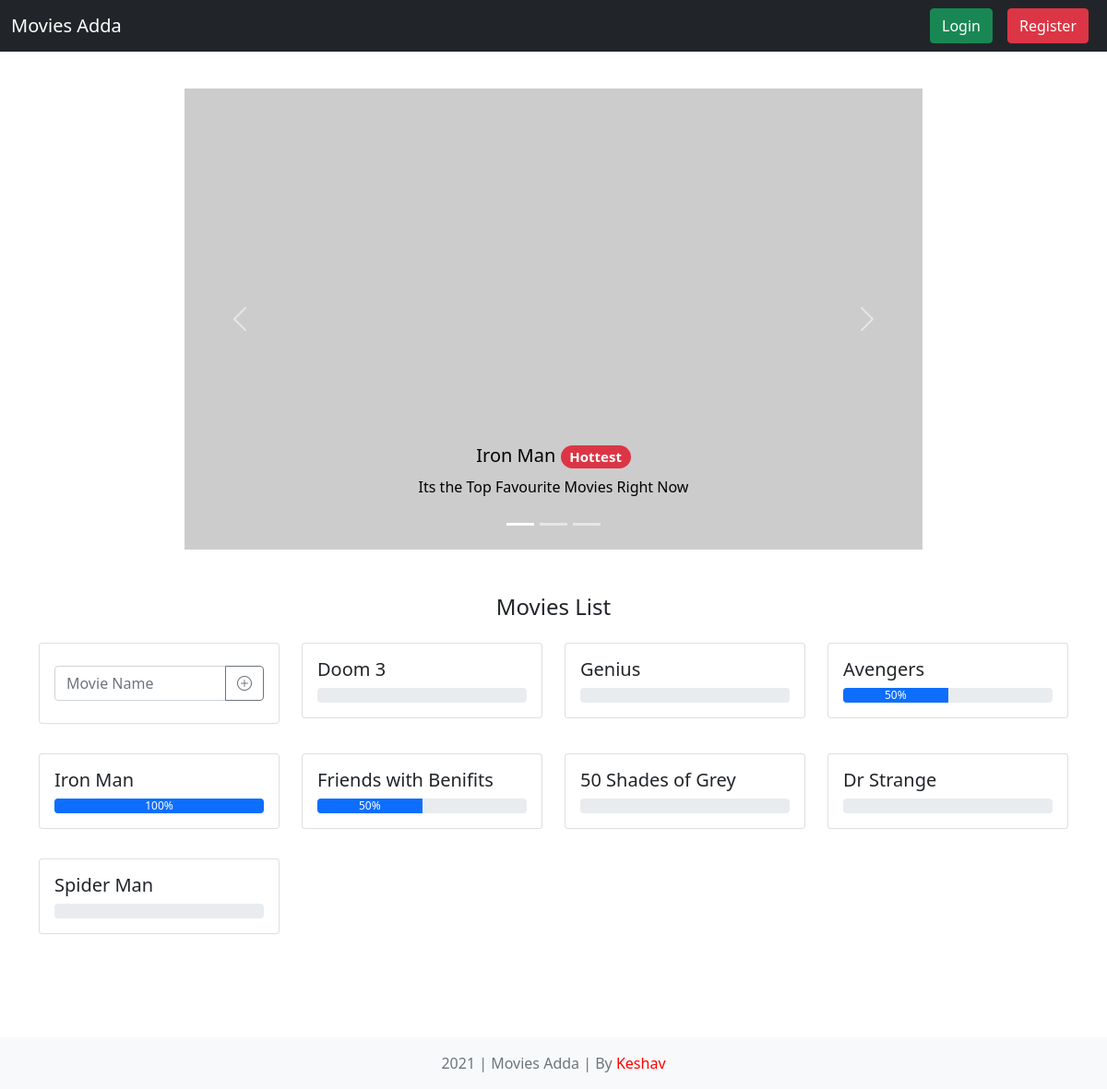
Before: / with the older database file.
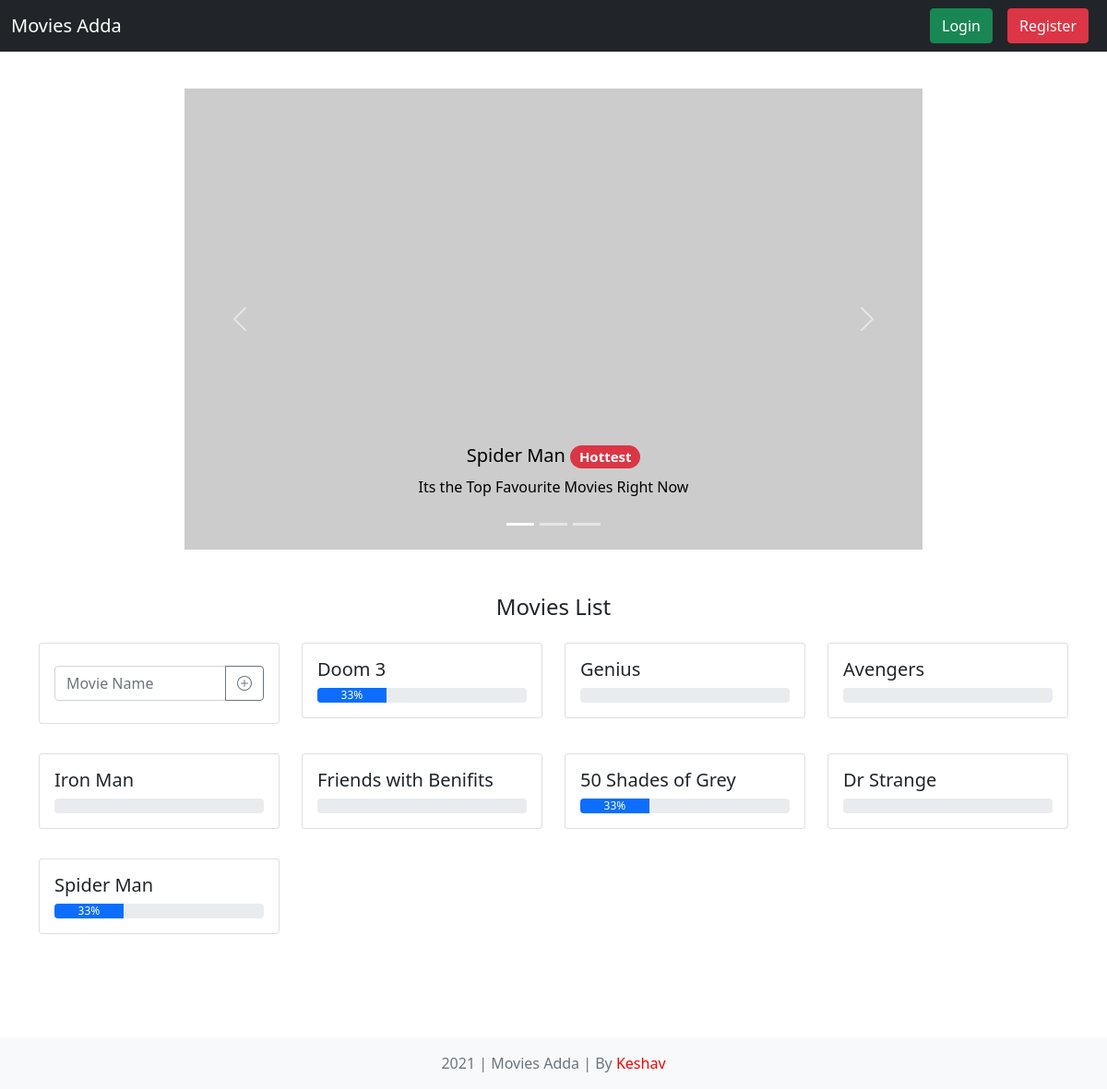
After: the same page with the newer database file.
### Home/models.py (models this page shows, shortened)
class Movies(models.Model):
    name = models.CharField(default='Unknown', max_length=50)
    rate = models.IntegerField(default=50, validators=[MinValueValidator(0), MaxValueValidator(100)])

### Home/views.py (the view)
# urls.py: 2. Add a URL to urlpatterns:  path('', views.home, name='home')
def home(request):
    if request.method == 'POST':
        mn = request.POST.get('mn')
        Movies.objects.create(name=mn)
    context = {}
    movies = Movies.objects.all()
    mr = [0,0,0]
    mn = ['', '', '']
    for movie in movies:
        fav = len(FavMovies.objects.filter(name = movie.id))
        movie.rate = int((fav/len(User.objects.all()))*100)
        if movie.rate > mr[0]:
            mr[2] = mr[1]
            mn[2] = mn[1]
            mr[1] = mr[0]
            mn[1] = mn[0]
            mr[0] = movie.rate
            mn[0] = movie.name
        elif movie.rate > mr[1]:
            mr[2] = mr[1]
            mn[2] = mn[1]
            mr[1] = movie.rate
            mn[1] = movie.name
        elif movie.rate > mr[2]:
            mr[2] = movie.rate
            mn[2] = movie.name
        movie.save()
    context['Movies'] = reversed(movies)
    context['featured'] = {'1': mn[0], '2': mn[1], '3': mn[2]}
    if request.user.is_authenticated:
        context['user_logged'] = True
    return render(request, 'home.html', context)

### templates/home.html (shortened to what this page needs)
<!doctype html>
<html lang="en">
<head>
    <link href="https://cdn.jsdelivr.net/npm/bootstrap@5.1.3/dist/css/bootstrap.min.css" rel="stylesheet"
>
    <link rel="stylesheet" href="https://cdn.jsdelivr.net/npm/bootstrap-icons@1.7.2/font/bootstrap-icons.css">
</head>
<body class="d-flex flex-column h-100">
    <header>
        <nav class="navbar navbar-expand-md navbar-dark fixed-top bg-dark">
            <div class="container-fluid">
                <a class="navbar-brand" href="/">Movies Adda</a>
                {% if user_logged %}
                <form class="d-flex" action='/dashboard/'>
                    <button class="btn btn-warning mx-2" type="submit">Dashboard</button>
                </form>
                {% else %}
                <form class="d-flex" action='/register/'>
                    <button class="btn btn-success mx-2" type="button" data-bs-toggle="modal"
                        data-bs-target="#loginModal">Login</button>
                    <button class="btn btn-danger mx-2" type="submit">Register</button>
                </form>
                {% endif %}
            </div>
        </nav>
    </header>
    <main class="container-fluid my-5">
        <div class="container-fluid d-flex justify-content-center my-5">
            {% if featured %}
            <div id="featuredMovies" class="carousel slide" data-bs-ride="carousel">
                <div class="carousel-indicators">
                    <button type="button" data-bs-target="#featuredMovies" data-bs-slide-to="0" class="active"
                        aria-current="true" aria-label="Slide 1"></button>
                    <button type="button" data-bs-target="#featuredMovies" data-bs-slide-to="1"
                        aria-label="Slide 2"></button>
                    <button type="button" data-bs-target="#featuredMovies" data-bs-slide-to="2"
                        aria-label="Slide 3"></button>
                </div>
                <div style="height: 500px; width: 800px;" class="carousel-inner">
                    <div class="carousel-item active">
                        <img height="500px" width="800px" id="fi1" src="https://via.placeholder.com/800x500?text=First+Movie+on+the+List"
                            class="d-block w-100" alt="featured">
                        <div class="carousel-caption d-none d-md-block" style="color: black;">
                            <h5>{{featured.1}} <span class="badge rounded-pill bg-danger">Hottest</span></h5>
                            <p>Its the Top Favourite Movies Right Now</p>
                        </div>
                    </div>
                </div>
                <button class="carousel-control-prev" type="button" data-bs-target="#featuredMovies"
                    data-bs-slide="prev">
                    <span class="carousel-control-prev-icon" aria-hidden="true"></span>
                </button>
                <button class="carousel-control-next" type="button" data-bs-target="#featuredMovies"
                    data-bs-slide="next">
                    <span class="carousel-control-next-icon" aria-hidden="true"></span>
                </button>
            </div>
            {% endif %}
        </div>
        <div class="container my-5">
            <h4 class='text-center mt-5'>Movies List</h4>
            <div class="row">
                <div class="col-sm-6 col-md-4 col-lg-3 my-3">
                    <div class="card">
                        <div class="card-body">
                            <form method="post">
                                <div class="input-group py-2">
                                    <input type="text" class="form-control" placeholder="Movie Name" name='mn' required>
                                    <button class="btn btn-outline-secondary" type="submit" data-bs-toggle="tooltip"
                                        data-bs-placement="top" title="Add a New Movie"><i
                                            class="bi bi-plus-circle"></i></button>
                                </div>
                            </form>
                        </div>
                    </div>
                </div>
                {% if Movies %}
                {% for movie in Movies %}
                <div class="col-sm-6 col-md-4 col-lg-3 my-3">
                    <div class="card">
                        <div class="card-body">
                            <h5 class="card-title">{{movie.name}}</h5>
                            <div class="progress">
                                <div class="progress-bar" role="progressbar" style="width: {{movie.rate}}%;"
                                    aria-valuenow="{{movie.rate}}" aria-valuemin="0" aria-valuemax="100">{{movie.rate}}%
                                </div>
                            </div>
                        </div>
                    </div>
                </div>
                {% endfor %}
                {% endif %}
            </div>
    </main>
    <footer class="footer text-center mt-auto py-3 bg-light">
        <div class="container">
            <span class="text-muted">2021 | Movies Adda | By <a style="color: red; text-decoration: none;"
                    href="https://keshav.csegeeks.com">Keshav</a></span>
        </div>
    </footer>
</body>
</html>

Changed rows visible on the page:
changed Movies "Spider Man": rate (not shown) → "33"
changed Movies "Doom 3": rate (not shown) → "33"
changed Movies "Avengers": rate "50" → (not shown)
changed Movies "Iron Man": rate "100" → (not shown)
changed Movies "Friends with Benifits": rate "50" → (not shown)
changed Movies "50 Shades of Grey": rate (not shown) → "33"
Other visible differences:
{{ featured.1 }}: "Iron Man" → "Spider Man"
